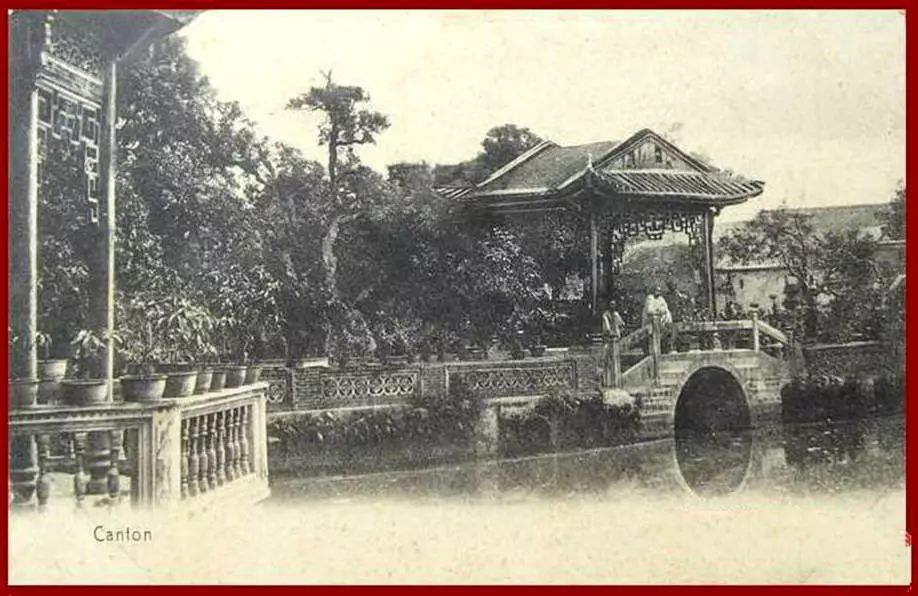
#> input picture images/1.jpg, 918 x 596 px, found by its file name
$ python ArithmeticOperationsonImages.py
#> lines starting #> are read from the running program, lines starting #| are printed output that depends on the picture
import numpy as np
import cv2

# %% Image Addition
x = np.uint8([250])
y = np.uint8([10])
print(cv2.add(x, y))  # 250+10=260=>255
print(x + y)  # 250+10=260%256=4


# %% Image Blending
img1 = cv2.imread('images/1.jpg')
#> img1 is the input picture: shape (596, 918, 3); mean B, G, R 134.5, 148.3, 157.8
img2 = cv2.imread('images/2.jpg')
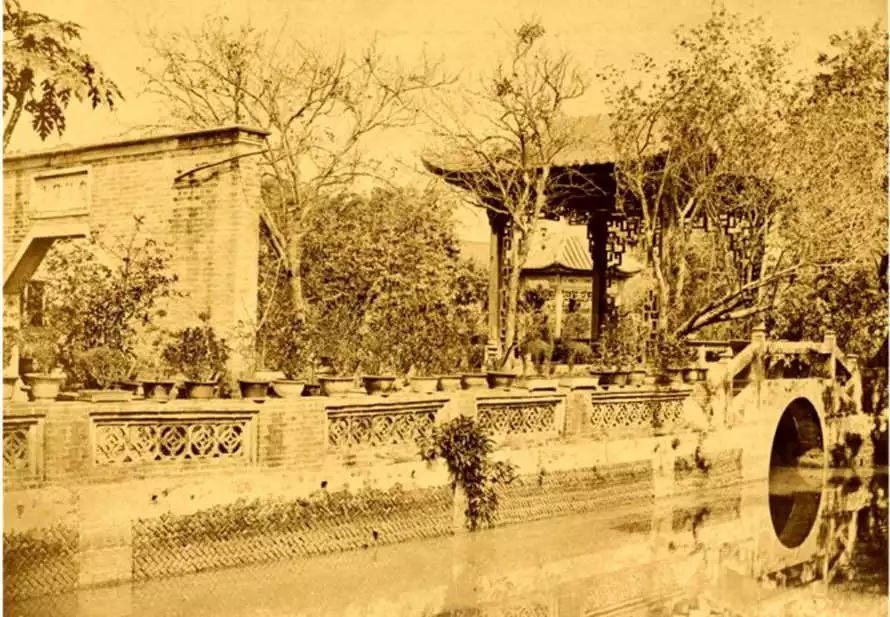
#> input picture images/2.jpg, 890 x 617 px, found by its file name
#> img2 is the input picture: shape (617, 890, 3); mean B, G, R 82.5, 157.3, 198.5

dst = cv2.addWeighted(img1[0:200, 0:200], 0.7, img2[0:200, 0:200], 0.3, 0)
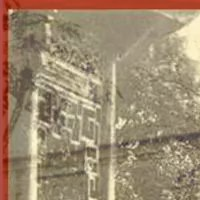
#> dst: shape (200, 200, 3); mean B, G, R 112.7, 138.1, 157.3
cv2.imshow('dst', dst)
cv2.waitKey(0)
cv2.destroyAllWindows()

# %% Bitwise Operations
# use color image1 will get an outstanding effect
img1 = cv2.imread('images/1.jpg')[0:200, 0:200]
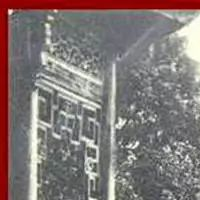
#> img1: shape (200, 200, 3); mean B, G, R 118.1, 119.4, 130
img2 = cv2.imread('images/2.jpg')[0:200, 0:200]
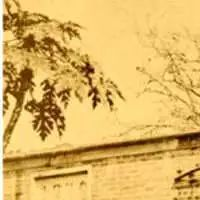
#> img2: shape (200, 200, 3); mean B, G, R 100.2, 181.6, 221.2

# I want to put logo on top-left corner, So I create a ROI
rows, cols, channels = img1.shape
#> rows = 200; cols = 200; channels = 3
roi = img2[0:rows, 0:cols]

# Now create a mask of logo and create its inverse mask also
img1gray = cv2.cvtColor(img1, cv2.COLOR_BGR2GRAY)
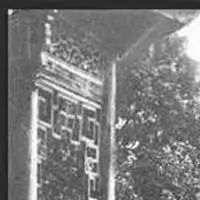
#> img1gray: shape (200, 200); min 28, max 255, mean 122.4
ret, mask = cv2.threshold(img1gray, 10, 255, cv2.THRESH_BINARY)
#> mask: shape (200, 200); every value is 255
mask_inv = cv2.bitwise_not(mask)
#> mask_inv: shape (200, 200); every value is 0

img2_bg = cv2.bitwise_and(roi, roi, mask=mask_inv)
#> img2_bg: shape (200, 200, 3); every value is 0

img1_fg = cv2.bitwise_and(img1, img1, mask=mask)

dst = cv2.add(img2_bg, img1_fg)
img2[0:rows, 0:cols] = dst
cv2.imshow('res', img2)
cv2.waitKey(0)
cv2.destroyAllWindows()


# %% slide show of images
img1_index = 1
img2_index = 2
alpha = 1
endpoint = 7 # Because I have 7 images for now
while True:
    img1 = cv2.imread('images/' + str(img1_index) + '.jpg')[0:200, 0:200]
    img2 = cv2.imread('images/' + str(img2_index) + '.jpg')[0:200, 0:200]
    while alpha > 0 & img2_index <= endpoint:
        res = cv2.addWeighted(img1, alpha, img2, 1 - alpha, 0)
        cv2.imshow('res', res)
        cv2.waitKey(100)
        alpha -= 0.1
    img1_index += 1
    img2_index += 1
    alpha = 1
    if img2_index > endpoint:
        break
cv2.destroyAllWindows()
